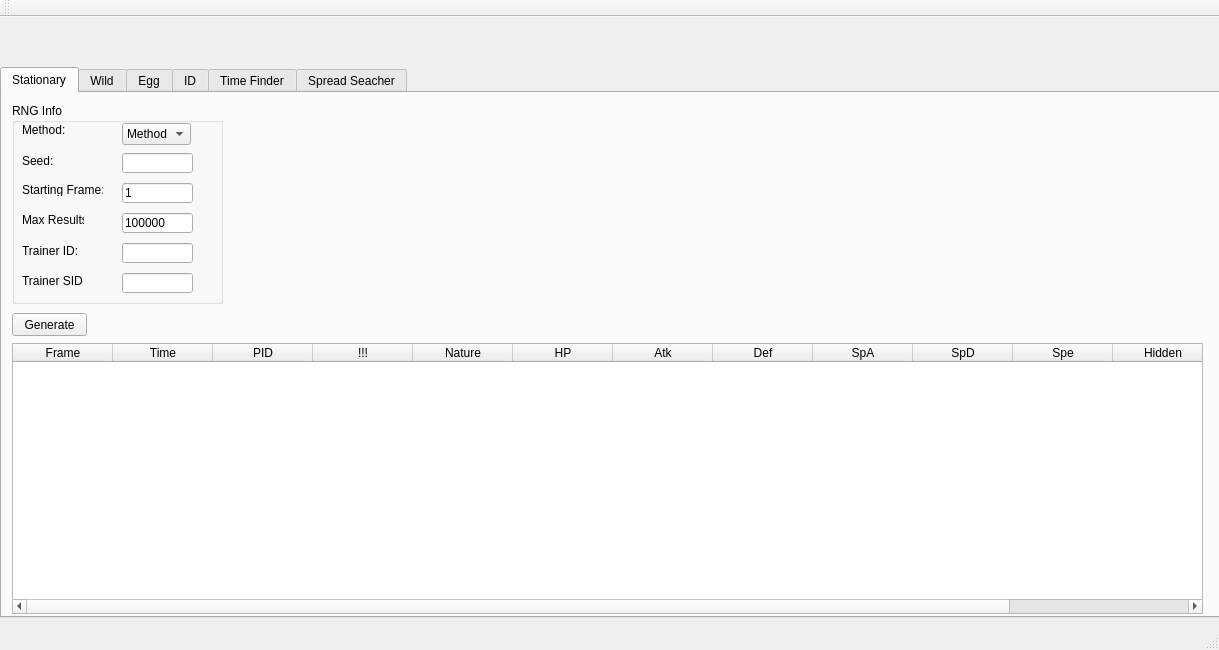
<?xml version="1.0" encoding="UTF-8"?>
<ui version="4.0">
 <class>MainWindow</class>
 <widget class="QMainWindow" name="MainWindow">
  <property name="geometry">
   <rect>
    <x>0</x>
    <y>0</y>
    <width>1219</width>
    <height>650</height>
   </rect>
  </property>
  <property name="windowTitle">
   <string>PokéFinder 1.0.0</string>
  </property>
  <widget class="QWidget" name="centralWidget">
   <widget class="QTabWidget" name="tabRNGSelector">
    <property name="geometry">
     <rect>
      <x>0</x>
      <y>50</y>
      <width>1221</width>
      <height>551</height>
     </rect>
    </property>
    <property name="currentIndex">
     <number>0</number>
    </property>
    <widget class="QWidget" name="tabStationary">
     <attribute name="title">
      <string>Stationary</string>
     </attribute>
     <widget class="QGroupBox" name="groupBox">
      <property name="geometry">
       <rect>
        <x>10</x>
        <y>10</y>
        <width>211</width>
        <height>201</height>
       </rect>
      </property>
      <property name="title">
       <string>RNG Info</string>
      </property>
      <widget class="QLabel" name="methodLabel">
       <property name="geometry">
        <rect>
         <x>10</x>
         <y>20</y>
         <width>47</width>
         <height>13</height>
        </rect>
       </property>
       <property name="text">
        <string>Method:</string>
       </property>
      </widget>
      <widget class="QLabel" name="startingFrameLabel">
       <property name="geometry">
        <rect>
         <x>10</x>
         <y>80</y>
         <width>81</width>
         <height>13</height>
        </rect>
       </property>
       <property name="text">
        <string>Starting Frame:</string>
       </property>
      </widget>
      <widget class="QLabel" name="maxResultsLabel">
       <property name="geometry">
        <rect>
         <x>10</x>
         <y>110</y>
         <width>62</width>
         <height>13</height>
        </rect>
       </property>
       <property name="text">
        <string>Max Results:</string>
       </property>
      </widget>
      <widget class="QLabel" name="idLabel">
       <property name="geometry">
        <rect>
         <x>10</x>
         <y>140</y>
         <width>61</width>
         <height>16</height>
        </rect>
       </property>
       <property name="text">
        <string>Trainer ID:</string>
       </property>
      </widget>
      <widget class="QLabel" name="sidLabel">
       <property name="geometry">
        <rect>
         <x>10</x>
         <y>170</y>
         <width>61</width>
         <height>16</height>
        </rect>
       </property>
       <property name="text">
        <string>Trainer SID:</string>
       </property>
      </widget>
      <widget class="QComboBox" name="comboBox">
       <property name="geometry">
        <rect>
         <x>110</x>
         <y>20</y>
         <width>69</width>
         <height>22</height>
        </rect>
       </property>
       <item>
        <property name="text">
         <string>Method 1</string>
        </property>
       </item>
       <item>
        <property name="text">
         <string>Method 2</string>
        </property>
       </item>
       <item>
        <property name="text">
         <string>Method 4</string>
        </property>
       </item>
       <item>
        <property name="text">
         <string>XD/Colo</string>
        </property>
       </item>
      </widget>
      <widget class="QLineEdit" name="initialSeed">
       <property name="geometry">
        <rect>
         <x>110</x>
         <y>50</y>
         <width>71</width>
         <height>20</height>
        </rect>
       </property>
       <property name="sizePolicy">
        <sizepolicy hsizetype="Fixed" vsizetype="Fixed">
         <horstretch>0</horstretch>
         <verstretch>0</verstretch>
        </sizepolicy>
       </property>
       <property name="maximumSize">
        <size>
         <width>100</width>
         <height>100</height>
        </size>
       </property>
       <property name="inputMask">
        <string/>
       </property>
       <property name="text">
        <string/>
       </property>
       <property name="maxLength">
        <number>8</number>
       </property>
       <property name="cursorPosition">
        <number>0</number>
       </property>
       <property name="alignment">
        <set>Qt::AlignLeading|Qt::AlignLeft|Qt::AlignVCenter</set>
       </property>
       <property name="clearButtonEnabled">
        <bool>false</bool>
       </property>
      </widget>
      <widget class="QLabel" name="seedLabel">
       <property name="geometry">
        <rect>
         <x>10</x>
         <y>50</y>
         <width>31</width>
         <height>16</height>
        </rect>
       </property>
       <property name="text">
        <string>Seed:</string>
       </property>
      </widget>
      <widget class="QLineEdit" name="startingFrame">
       <property name="geometry">
        <rect>
         <x>110</x>
         <y>80</y>
         <width>71</width>
         <height>20</height>
        </rect>
       </property>
       <property name="inputMask">
        <string/>
       </property>
       <property name="text">
        <string>1</string>
       </property>
       <property name="maxLength">
        <number>10</number>
       </property>
      </widget>
      <widget class="QLineEdit" name="maxResults">
       <property name="geometry">
        <rect>
         <x>110</x>
         <y>110</y>
         <width>71</width>
         <height>20</height>
        </rect>
       </property>
       <property name="inputMask">
        <string/>
       </property>
       <property name="text">
        <string>100000</string>
       </property>
       <property name="maxLength">
        <number>10</number>
       </property>
      </widget>
      <widget class="QLineEdit" name="id">
       <property name="geometry">
        <rect>
         <x>110</x>
         <y>140</y>
         <width>71</width>
         <height>20</height>
        </rect>
       </property>
       <property name="inputMask">
        <string/>
       </property>
       <property name="maxLength">
        <number>5</number>
       </property>
      </widget>
      <widget class="QLineEdit" name="sid">
       <property name="geometry">
        <rect>
         <x>110</x>
         <y>170</y>
         <width>71</width>
         <height>20</height>
        </rect>
       </property>
       <property name="inputMask">
        <string/>
       </property>
       <property name="maxLength">
        <number>5</number>
       </property>
      </widget>
     </widget>
     <widget class="QTableWidget" name="tableWidget">
      <property name="geometry">
       <rect>
        <x>10</x>
        <y>250</y>
        <width>1191</width>
        <height>271</height>
       </rect>
      </property>
      <column>
       <property name="text">
        <string>Frame</string>
       </property>
      </column>
      <column>
       <property name="text">
        <string>Time</string>
       </property>
      </column>
      <column>
       <property name="text">
        <string>PID</string>
       </property>
      </column>
      <column>
       <property name="text">
        <string>!!!</string>
       </property>
      </column>
      <column>
       <property name="text">
        <string>Nature</string>
       </property>
      </column>
      <column>
       <property name="text">
        <string>HP</string>
       </property>
      </column>
      <column>
       <property name="text">
        <string>Atk</string>
       </property>
      </column>
      <column>
       <property name="text">
        <string>Def</string>
       </property>
      </column>
      <column>
       <property name="text">
        <string>SpA</string>
       </property>
      </column>
      <column>
       <property name="text">
        <string>SpD</string>
       </property>
      </column>
      <column>
       <property name="text">
        <string>Spe</string>
       </property>
      </column>
      <column>
       <property name="text">
        <string>Hidden</string>
       </property>
      </column>
      <column>
       <property name="text">
        <string>Power</string>
       </property>
      </column>
     </widget>
     <widget class="QPushButton" name="generate">
      <property name="geometry">
       <rect>
        <x>10</x>
        <y>220</y>
        <width>75</width>
        <height>23</height>
       </rect>
      </property>
      <property name="text">
       <string>Generate</string>
      </property>
      <property name="checkable">
       <bool>false</bool>
      </property>
      <property name="autoDefault">
       <bool>false</bool>
      </property>
     </widget>
    </widget>
    <widget class="QWidget" name="tabWild">
     <attribute name="title">
      <string>Wild</string>
     </attribute>
    </widget>
    <widget class="QWidget" name="tabEgg">
     <attribute name="title">
      <string>Egg</string>
     </attribute>
    </widget>
    <widget class="QWidget" name="tabID">
     <attribute name="title">
      <string>ID</string>
     </attribute>
    </widget>
    <widget class="QWidget" name="tabTimeFinder">
     <attribute name="title">
      <string>Time Finder</string>
     </attribute>
    </widget>
    <widget class="QWidget" name="tabSpreadSearcher">
     <attribute name="title">
      <string>Spread Seacher</string>
     </attribute>
    </widget>
   </widget>
  </widget>
  <widget class="QMenuBar" name="menuBar">
   <property name="geometry">
    <rect>
     <x>0</x>
     <y>0</y>
     <width>1219</width>
     <height>21</height>
    </rect>
   </property>
  </widget>
  <widget class="QToolBar" name="mainToolBar">
   <attribute name="toolBarArea">
    <enum>TopToolBarArea</enum>
   </attribute>
   <attribute name="toolBarBreak">
    <bool>false</bool>
   </attribute>
  </widget>
  <widget class="QStatusBar" name="statusBar"/>
 </widget>
 <layoutdefault spacing="6" margin="11"/>
 <resources/>
 <connections/>
</ui>
